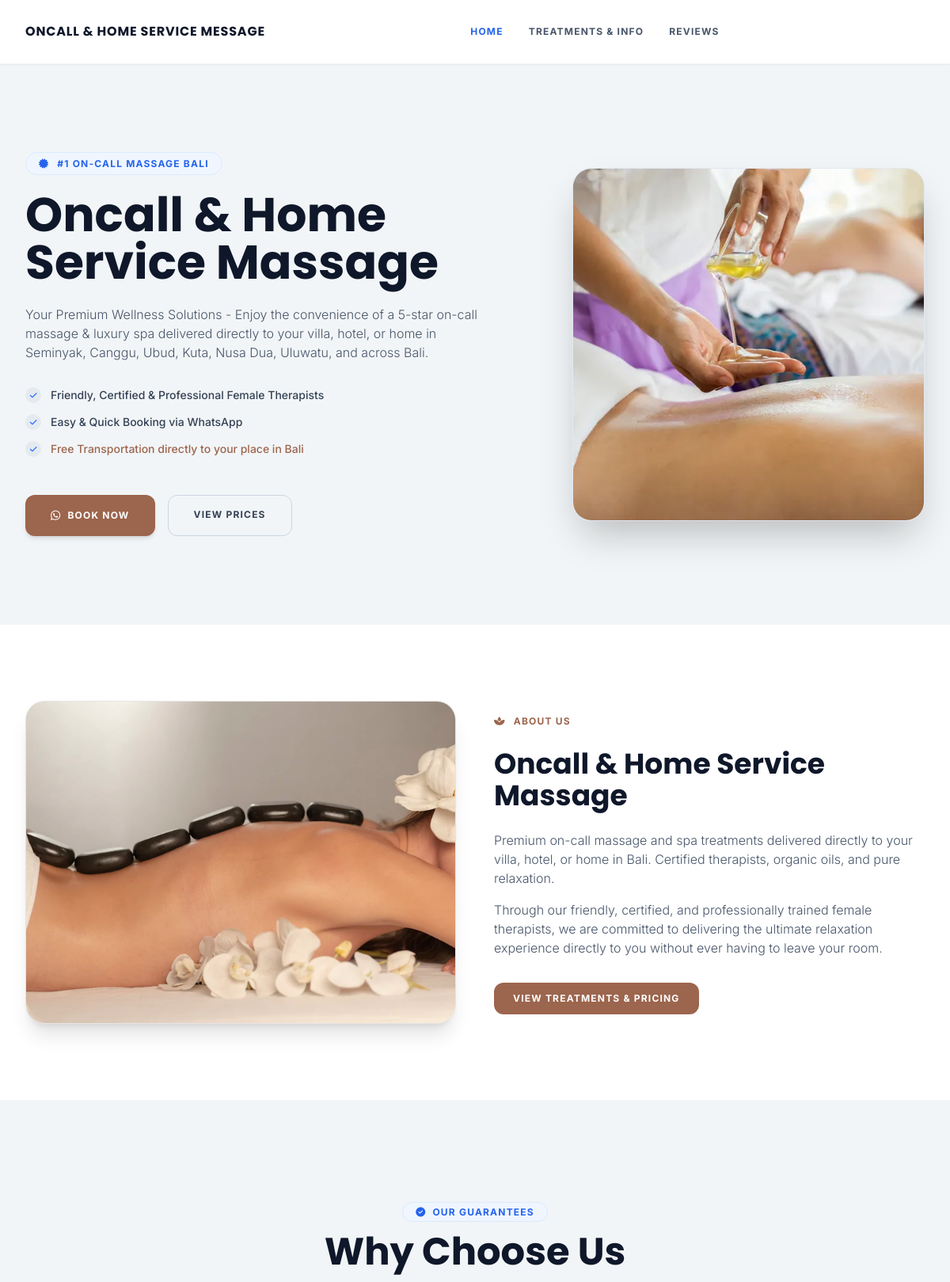
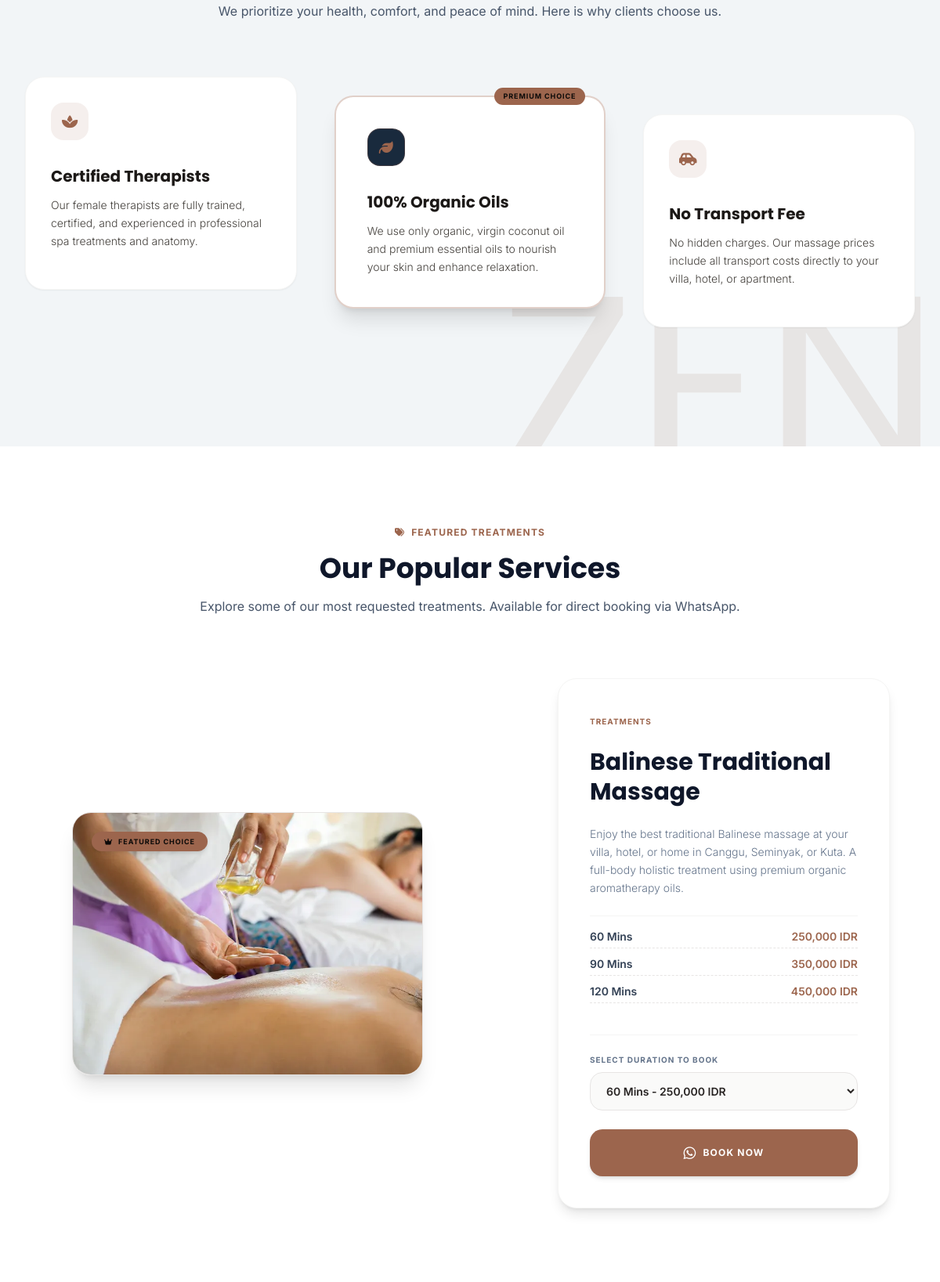
The page / (upper part) on the database its author committed (2 pictures, top to bottom).
### tables this page shows
CREATE TABLE IF NOT EXISTS `services` (
  `id` INT(11) NOT NULL AUTO_INCREMENT,
  `service_id` VARCHAR(50) NOT NULL UNIQUE,
  `title` VARCHAR(100) NOT NULL,
  `description` TEXT NOT NULL,
  `image_path` VARCHAR(255) NOT NULL,
  `featured` TINYINT(1) DEFAULT 1,
  PRIMARY KEY (`id`)
);

CREATE TABLE IF NOT EXISTS `service_options` (
  `id` INT(11) NOT NULL AUTO_INCREMENT,
  `service_ref` INT(11) NOT NULL,
  `duration` VARCHAR(30) NOT NULL,
  `price` VARCHAR(50) NOT NULL,
  PRIMARY KEY (`id`),
  FOREIGN KEY (`service_ref`) REFERENCES `services` (`id`) ON DELETE CASCADE
);

### index.php (the view, shortened to what this page needs)
<?php
require_once 'header.php';
$services_query = $db->query("SELECT * FROM services ORDER BY id ASC LIMIT 3");
$services = [];
while ($service = $services_query->fetch()) {
    $options_stmt = $db->prepare("SELECT duration, price FROM service_options WHERE service_ref = ? ORDER BY id ASC");
    $options_stmt->execute([$service['id']]);
    $service['options'] = $options_stmt->fetchAll();
    $services[] = $service;
}
?>
    <section id="hero" class="relative overflow-hidden bg-[#f2f5f7] py-20 lg:py-28 flex items-center">
        <div class="max-w-7xl mx-auto px-4 sm:px-6 lg:px-8 relative z-10 w-full grid lg:grid-cols-12 gap-12 items-center">
            <div class="lg:col-span-7 space-y-6 text-left">
                <span class="text-xs font-bold uppercase tracking-widest text-blue-600 bg-blue-50 border border-blue-100 px-4 py-1.5 rounded-full">
                    <i aria-hidden="true" class="fas fa-certificate mr-1.5"></i> #1 On-Call Massage Bali
                </span>
                <h1 class="text-4xl sm:text-5xl lg:text-6xl font-serif font-bold text-slate-900 leading-tight">
                    Oncall &amp; Home Service Massage
                </h1>
                <p class="text-slate-600 text-sm sm:text-base max-w-xl font-light">
                    Your Premium Wellness Solutions - Enjoy the convenience of a 5-star on-call massage & luxury spa delivered directly to your villa, hotel, or home in Seminyak, Canggu, Ubud, Kuta, Nusa Dua, Uluwatu, and across Bali.
                </p>
                <ul class="space-y-3.5 pt-2">
                    <li class="flex items-center space-x-3 text-slate-700 text-sm">
                        <span class="w-5 h-5 bg-emerald-100 text-emerald-600 rounded-full flex items-center justify-center text-[10px] flex-shrink-0">
                            <i aria-hidden="true" class="fas fa-check"></i>
                        </span>
                        <span class="font-medium">Friendly, Certified &amp; Professional Female Therapists</span>
                    </li>
                    <li class="flex items-center space-x-3 text-slate-700 text-sm">
                        <span class="w-5 h-5 bg-emerald-100 text-emerald-600 rounded-full flex items-center justify-center text-[10px] flex-shrink-0">
                            <i aria-hidden="true" class="fas fa-check"></i>
                        </span>
                        <span class="font-medium">Easy &amp; Quick Booking via WhatsApp</span>
                    </li>
                    <li class="flex items-center space-x-3 text-slate-700 text-sm">
                        <span class="w-5 h-5 bg-emerald-100 text-emerald-600 rounded-full flex items-center justify-center text-[10px] flex-shrink-0">
                            <i aria-hidden="true" class="fas fa-check"></i>
                        </span>
                        <span class="font-medium text-[#9c654d] font-bold">Free Transportation directly to your place in Bali</span>
                    </li>
                </ul>
                <div class="pt-6 flex flex-wrap gap-4">
                    <a href="https://wa.me/<?php echo htmlspecialchars($whatsapp); ?>?text=<?php echo urlencode('Hi, I would like to book a massage treatment in Bali. Could you please share available slots?'); ?>" target="_blank" rel="noopener" class="bg-[#9c654d] hover:bg-[#7d4d38] text-white px-8 py-4 rounded-xl text-xs font-bold uppercase tracking-widest shadow-md hover:shadow-lg transition-all flex items-center space-x-2">
                        <i aria-hidden="true" class="fab fa-whatsapp text-sm"></i>
                        <span>Book Now</span>
                    </a>
                    <a href="#services" class="border border-slate-300 hover:border-slate-800 text-slate-700 hover:text-slate-900 px-8 py-4 rounded-xl text-xs font-bold uppercase tracking-widest transition-all">
                        View Prices
                    </a>
                </div>
            </div>
            <div class="lg:col-span-5 relative">
                <div class="aspect-[4/5] sm:aspect-square bg-gradient-to-tr from-stone-100 to-slate-200 rounded-3xl overflow-hidden shadow-2xl relative border border-slate-200">
                    <img src="<?php echo htmlspecialchars($heroImage); ?>" width="600" height="750" alt="On-call and home service massage Canggu Seminyak Bali - <?php echo htmlspecialchars($brandName); ?>" class="w-full h-full object-cover">
                </div>
            </div>
        </div>
    </section>
    <section id="about" class="py-24 bg-white">
        <div class="max-w-7xl mx-auto px-4 sm:px-6 lg:px-8 grid md:grid-cols-2 gap-12 items-center">
            <div class="relative">
                <div class="aspect-[4/3] bg-slate-100 rounded-3xl overflow-hidden shadow-xl border border-stone-200">
                    <img src="<?php echo htmlspecialchars($aboutImage); ?>" width="800" height="600" loading="lazy" alt="<?php echo htmlspecialchars($brandName); ?>" class="w-full h-full object-cover">
                </div>
            </div>
            <div class="space-y-6 text-left">
                <span class="text-xs font-bold uppercase tracking-widest text-[#9c654d]"><i aria-hidden="true" class="fas fa-spa mr-1.5"></i> About Us</span>
                <h2 class="text-3xl sm:text-4xl font-serif font-bold text-slate-900 leading-tight">
                    Oncall &amp; Home Service Massage
                </h2>
                <div class="text-slate-600 text-sm sm:text-base leading-relaxed space-y-4 font-light">
                    <p><?php echo htmlspecialchars($description); ?></p>
                    <p>Through our friendly, certified, and professionally trained female therapists, we are committed to delivering the ultimate relaxation experience directly to you without ever having to leave your room.</p>
                </div>
                <div class="pt-2 flex flex-wrap gap-4">
                    <a href="services" class="bg-[#9c654d] hover:bg-[#7d4d38] text-white px-6 py-3 rounded-xl text-xs font-bold uppercase tracking-widest transition-all">View Treatments &amp; Pricing</a>
                </div>
            </div>
        </div>
    </section>
    <section id="why-us" class="py-32 bg-[#f2f5f7] relative overflow-hidden">
        <div class="absolute right-0 bottom-0 text-[20rem] font-serif text-stone-200 select-none pointer-events-none leading-none -mb-20">ZEN</div>
        <div class="max-w-7xl mx-auto px-4 sm:px-6 lg:px-8 relative z-10">
            <div class="text-center max-w-3xl mx-auto space-y-4">
                <span class="text-xs font-bold uppercase tracking-widest text-blue-600 bg-blue-50 border border-blue-100 px-4 py-1 rounded-full"><i aria-hidden="true" class="fas fa-check-circle mr-1"></i> Our Guarantees</span>
                <h2 class="text-4xl sm:text-5xl font-serif font-bold text-slate-900 leading-tight">Why Choose Us</h2>
                <p class="text-slate-600">We prioritize your health, comfort, and peace of mind. Here is why clients choose us.</p>
            </div>
            <div class="grid md:grid-cols-3 gap-8 lg:gap-12 mt-24 pb-12 items-stretch">
                <div class="bg-white p-8 rounded-3xl border border-stone-100 shadow-sm transition-all duration-300 md:-translate-y-6 hover:-translate-y-8 flex flex-col justify-between">
                    <div>
                        <div class="w-12 h-12 bg-amber-500/10 rounded-2xl flex items-center justify-center text-amber-600 text-lg mb-8">
                            <i aria-hidden="true" class="fas fa-spa"></i>
                        </div>
                        <h3 class="text-xl font-serif font-bold text-stone-900 mb-3">Certified Therapists</h3>
                        <p class="text-stone-700 text-sm leading-relaxed font-light">Our female therapists are fully trained, certified, and experienced in professional spa treatments and anatomy.</p>
                    </div>
                </div>
                <div class="bg-white p-10 rounded-3xl border-2 border-amber-500/30 shadow-xl transition-all duration-300 transform hover:scale-[1.02] flex flex-col justify-between relative">
                    <span class="absolute -top-3 right-6 bg-amber-500 text-stone-950 text-[9px] font-bold uppercase tracking-widest px-3 py-1 rounded-full">
                        Premium Choice
                    </span>
                    <div>
                        <div class="w-12 h-12 bg-emerald-950 text-amber-500 rounded-2xl flex items-center justify-center text-lg mb-8 border border-amber-500/30">
                            <i aria-hidden="true" class="fas fa-leaf"></i>
                        </div>
                        <h3 class="text-xl font-serif font-bold text-stone-900 mb-3">100% Organic Oils</h3>
                        <p class="text-stone-700 text-sm leading-relaxed font-light">We use only organic, virgin coconut oil and premium essential oils to nourish your skin and enhance relaxation.</p>
                    </div>
                </div>
                <div class="bg-white p-8 rounded-3xl border border-stone-100 shadow-sm transition-all duration-300 md:translate-y-6 hover:translate-y-4 flex flex-col justify-between">
                    <div>
                        <div class="w-12 h-12 bg-amber-500/10 rounded-2xl flex items-center justify-center text-amber-600 text-lg mb-8">
                            <i aria-hidden="true" class="fas fa-car-side"></i>
                        </div>
                        <h3 class="text-xl font-serif font-bold text-stone-900 mb-3">No Transport Fee</h3>
                        <p class="text-stone-700 text-sm leading-relaxed font-light">No hidden charges. Our massage prices include all transport costs directly to your villa, hotel, or apartment.</p>
                    </div>
                </div>
            </div>
        </div>
    </section>
    <section id="services" class="py-24 bg-white">
        <div class="max-w-7xl mx-auto px-4 sm:px-6 lg:px-8">
            <div class="text-center max-w-3xl mx-auto space-y-4">
                <span class="text-xs font-bold uppercase tracking-widest text-[#9c654d]"><i aria-hidden="true" class="fas fa-tags mr-1"></i> Featured Treatments</span>
                <h2 class="text-3xl sm:text-4xl font-serif font-bold text-slate-900">Our Popular Services</h2>
                <p class="text-slate-600">Explore some of our most requested treatments. Available for direct booking via WhatsApp.</p>
            </div>
            <div id="services-list" class="space-y-24 mt-20">
                <?php foreach ($services as $index => $service):
                    $isEven = ($index % 2 == 0);
                    $directionClass = $isEven ? 'md:flex-row' : 'md:flex-row-reverse';
                    $alignTextClass = $isEven ? 'md:text-left md:items-start md:pl-16' : 'md:text-right md:items-end md:pr-16';
                    $serviceImg = $service['image_path'];
                    if (strpos($serviceImg, 'unsplash.com') !== false) {
                        if ($service['service_id'] === 'balinese-massage') {
                            $serviceImg = 'assets/images/hero-massage.webp';
                        } elseif ($service['service_id'] === 'deep-tissue') {
                            $serviceImg = 'assets/images/about-massage.webp';
                        } elseif ($service['service_id'] === 'reflexology') {
                            $serviceImg = 'assets/images/service-reflexology.webp';
                        }
                    }
                ?>
                    <div class="flex flex-col <?php echo $directionClass; ?> items-center gap-12 relative">
                        <div class="w-full md:w-1/2 flex-shrink-0">
                            <div class="aspect-[4/3] w-full max-w-md mx-auto rounded-3xl overflow-hidden border border-stone-200 shadow-xl relative group">
                                <?php if ($service['featured']): ?>
                                    <span class="absolute top-6 left-6 bg-amber-500 text-stone-950 text-[9px] font-bold uppercase tracking-widest px-4 py-1.5 rounded-full shadow-md z-10">
                                        <i aria-hidden="true" class="fas fa-crown mr-1"></i> Featured Choice
                                    </span>
                                <?php endif; ?>
                                <img src="<?php echo htmlspecialchars($serviceImg); ?>" width="448" height="336" loading="lazy" alt="<?php echo htmlspecialchars($service['title']); ?>" class="w-full h-full object-cover group-hover:scale-[1.02] transition-transform duration-700 ease-out">
                            </div>
                        </div>
                        <div class="w-full md:w-1/2 flex flex-col justify-center items-center <?php echo $alignTextClass; ?> z-10 relative px-4 sm:px-8">
                            <div class="bg-white p-8 md:p-10 rounded-3xl border border-stone-100 shadow-lg max-w-md space-y-6 text-left">
                                <span class="text-[10px] font-bold uppercase tracking-widest text-[#9c654d]">Treatments</span>
                                <h3 class="text-3xl font-serif font-bold text-slate-900 leading-tight"><?php echo htmlspecialchars($service['title']); ?></h3>
                                <p class="text-slate-500 text-sm leading-relaxed font-light"><?php echo htmlspecialchars($service['description']); ?></p>
                                <div class="space-y-2.5 py-4 border-t border-stone-100">
                                    <?php foreach ($service['options'] as $opt): ?>
                                        <div class="flex justify-between border-b border-dashed border-stone-200 pb-1 text-sm font-semibold">
                                            <span class="text-slate-700"><?php echo htmlspecialchars($opt['duration']); ?></span>
                                            <span class="text-[#9c654d]"><?php echo htmlspecialchars($opt['price']); ?></span>
                                        </div>
                                    <?php endforeach; ?>
                                </div>
                                <div class="border-t border-stone-100 pt-6 space-y-6">
                                    <div class="text-left">
                                        <label for="select-<?php echo $service['id']; ?>" class="block text-[10px] font-bold uppercase tracking-widest text-slate-500 mb-2">Select Duration to Book</label>
                                        <select id="select-<?php echo $service['id']; ?>" class="w-full border border-stone-200 bg-stone-50 px-4 py-3.5 rounded-2xl text-sm font-semibold focus:ring-2 focus:ring-emerald-800 focus:outline-none">
                                            <?php foreach ($service['options'] as $opt): ?>
                                                <option value="<?php echo htmlspecialchars($opt['duration']); ?>" data-price="<?php echo htmlspecialchars($opt['price']); ?>">
                                                    <?php echo htmlspecialchars($opt['duration']); ?> - <?php echo htmlspecialchars($opt['price']); ?>
                                                </option>
                                            <?php endforeach; ?>
                                        </select>
                                    </div>
                                    <button onclick="bookService('<?php echo addslashes($service['title']); ?>', '<?php echo $service['id']; ?>', '<?php echo htmlspecialchars($whatsapp); ?>')" class="w-full bg-[#9c654d] hover:bg-[#7d4d38] text-white font-bold py-4 px-6 rounded-2xl text-xs uppercase tracking-widest text-center transition-all duration-300 flex items-center justify-center space-x-2 shadow-md hover:shadow-lg">
                                        <i aria-hidden="true" class="fab fa-whatsapp text-lg"></i>
                                        <span>Book Now</span>
                                    </button>
                                </div>
                            </div>
                        </div>
                    </div>
                <?php endforeach; ?>
            </div>
        </div>
    </section>
<?php
require_once 'footer.php';
?>

### rows shown on the page
services: featured 1 (drawn), title "Balinese Traditional Massage", description "Enjoy the best traditional Balinese massage at your villa, hotel, or home in Canggu, Seminyak, or Kuta. A full-body holistic treatment using premium organic aromatherapy oils."
service_options: duration "60 Mins", price "250,000 IDR"
service_options: duration "90 Mins", price "350,000 IDR"
service_options: duration "120 Mins", price "450,000 IDR"

### other values the page prints
$brandName "ONCALL & HOME SERVICE MESSAGE"
$description "Premium on-call massage and spa treatments delivered directly to your villa, hotel, or home in Bali. Certified therapists, organic oils, and pure relaxation."
form field value "60 Mins - 250,000 IDR"
